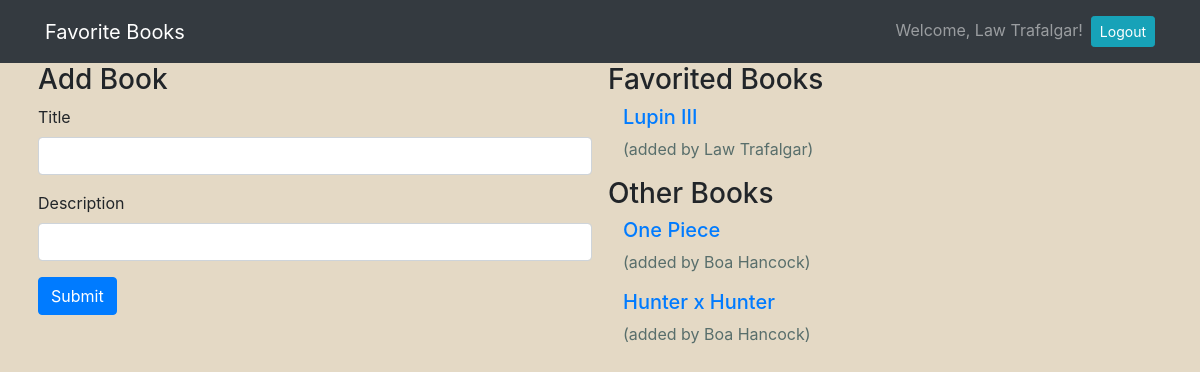
Page /books (signed in) on the committed database.
### books/models.py (models this page shows)
class User(models.Model):
    first_name = models.CharField(max_length=255)
    last_name = models.CharField(max_length=255)
    email = models.EmailField(unique=True)
    password = models.CharField(max_length=255)
    objects = UserManager()

class Book(models.Model):
    title = models.CharField(max_length=255)
    description = models.TextField()
    creator = models.ForeignKey(User, related_name="has_created_books", on_delete=models.CASCADE)
    favorited_by = models.ManyToManyField(User, related_name="favorited_books")
    created_at = models.DateField(auto_now_add=True)
    updated_at = models.DateField(auto_now=True)
    objects = BookManager()

### books/views.py (the view)
# urls.py: path("books", views.show_all),
def show_all(request):
    if "user_id" not in request.session:
        return redirect('/')
    else:
        context = {
            'all_books': Book.objects.all(),
            'the_user': User.objects.get(id=request.session['user_id'])
        }
        return render(request, 'showall.html', context)

### books/templates/showall.html (shortened to what this page needs)
<!DOCTYPE html>
<html>
    <head>
        <link rel="stylesheet" href="https://stackpath.bootstrapcdn.com/bootstrap/4.5.0/css/bootstrap.min.css">
        {% load static %}
        <link rel="stylesheet" href="{% static '/style.css' %}">
    </head>
    <body>
        <nav class="navbar navbar-expand-lg navbar-dark bg-dark">
            <div class="container">
                <a class="navbar-brand" href="#">Favorite Books</a>
                <div class="collapse navbar-collapse" id="navbarText">
                    <span class="navbar-text">
                        Welcome, {{the_user.first_name}} {{the_user.last_name}}!</a><a href="/logout" role="button" class="btn btn-sm btn-info ml-2 text-white">Logout</a>
                    </span>
                </div>
            </div>
        </nav>
        <div class="container">
            <div class="row">
                <div class="col-6 px-2">
                    <h3>Add Book</h3>
                    <form action="/books/create_book" method="POST">
                        <div class="form-group">
                            <label for="title">Title</label>
                            <input type="text" class="form-control" name="title">
                        </div>
                        <div class="form-group">
                            <label for="description">Description</label>
                            <input type="text" class="form-control" name="description">
                        </div>
                        <button type="submit" class="btn btn-primary">Submit</button>
                    </form>
                </div>
                <div class="col-6 px-2">
                    <h3>Favorited Books</h3>
                    {% for book in all_books %}
                    {% if the_user in book.favorited_by.all %}
                    <div class="container">
                        <h5><a href="/books/{{book.id}}">{{book.title}}</a></h5>
                        <p>(added by {{book.creator.first_name}} {{book.creator.last_name}})</p>
                    </div>
                    {% endif %}
                    {% endfor %}
                    <h3>Other Books</h3>
                    {% for book in all_books %}
                    {% if the_user not in book.favorited_by.all %}
                    <div class="container">
                        <h5><a href="/books/{{book.id}}">{{book.title}}</a></h5>
                        <p>(added by {{book.creator.first_name}} {{book.creator.last_name}})</p>
                    </div>
                    {% endif %}
                    {% endfor %}
                </div>
            </div>
        </div>
    </body>
</html>

### books/static/style.css (style rules this page uses)
body { background-color: #E4D9C5; }
form { margin:5 40px; }
.messages, p { font-weight: 50px; color: #586E6B; }

### rows in the picture
User: first_name "Law", last_name "Trafalgar"
Book: title "Lupin III", creator.first_name "Law", creator.last_name "Trafalgar"
Book: title "One Piece", creator.first_name "Boa", creator.last_name "Hancock"
Book: title "Hunter x Hunter", creator.first_name "Boa", creator.last_name "Hancock"
